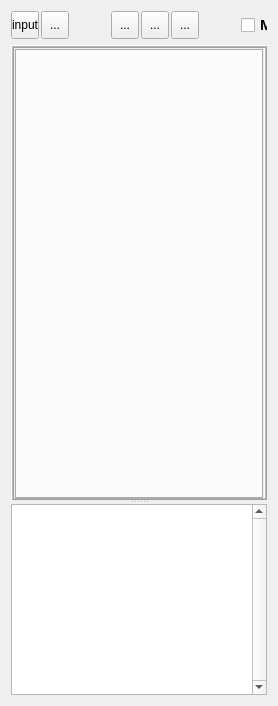
  <widget class="QWidget" name="centralwidget">
   <layout class="QVBoxLayout" name="verticalLayout_2">
    <item>
     <widget class="QFrame" name="frame">
      <property name="minimumSize">
       <size>
        <width>0</width>
        <height>28</height>
       </size>
      </property>
      <property name="maximumSize">
       <size>
        <width>16777215</width>
        <height>28</height>
       </size>
      </property>
      <property name="frameShape">
       <enum>QFrame::NoFrame</enum>
      </property>
      <property name="frameShadow">
       <enum>QFrame::Raised</enum>
      </property>
      <widget class="QToolButton" name="btnInput">
       <property name="geometry">
        <rect>
         <x>0</x>
         <y>0</y>
         <width>28</width>
         <height>28</height>
        </rect>
       </property>
       <property name="focusPolicy">
        <enum>Qt::TabFocus</enum>
       </property>
       <property name="toolTip">
        <string>Left Dock</string>
       </property>
       <property name="layoutDirection">
        <enum>Qt::LeftToRight</enum>
       </property>
       <property name="text">
        <string>input</string>
       </property>
       <property name="icon">
        <iconset resource="ResourceFiles/icons.qrc">
         <normaloff>:/newPrefix/images/input.png</normaloff>:/newPrefix/images/input.png</iconset>
       </property>
       <property name="iconSize">
        <size>
         <width>18</width>
         <height>18</height>
        </size>
       </property>
      </widget>
      <widget class="QToolButton" name="btnOutput">
       <property name="geometry">
        <rect>
         <x>30</x>
         <y>0</y>
         <width>28</width>
         <height>28</height>
        </rect>
       </property>
       <property name="focusPolicy">
        <enum>Qt::TabFocus</enum>
       </property>
       <property name="toolTip">
        <string>Right Dock</string>
       </property>
       <property name="text">
        <string>...</string>
       </property>
       <property name="icon">
        <iconset resource="ResourceFiles/icons.qrc">
         <normaloff>:/newPrefix/images/output.png</normaloff>:/newPrefix/images/output.png</iconset>
       </property>
       <property name="iconSize">
        <size>
         <width>18</width>
         <height>18</height>
        </size>
       </property>
      </widget>
      <widget class="QToolButton" name="btnTop">
       <property name="geometry">
        <rect>
         <x>160</x>
         <y>0</y>
         <width>28</width>
         <height>28</height>
        </rect>
       </property>
       <property name="focusPolicy">
        <enum>Qt::TabFocus</enum>
       </property>
       <property name="toolTip">
        <string>Top View</string>
       </property>
       <property name="text">
        <string>...</string>
       </property>
       <property name="icon">
        <iconset resource="ResourceFiles/icons.qrc">
         <normaloff>:/newPrefix/images/X-Y.png</normaloff>:/newPrefix/images/X-Y.png</iconset>
       </property>
       <property name="iconSize">
        <size>
         <width>22</width>
         <height>22</height>
        </size>
       </property>
      </widget>
      <widget class="QToolButton" name="btnFront">
       <property name="geometry">
        <rect>
         <x>100</x>
         <y>0</y>
         <width>28</width>
         <height>28</height>
        </rect>
       </property>
       <property name="focusPolicy">
        <enum>Qt::TabFocus</enum>
       </property>
       <property name="toolTip">
        <string>Front View</string>
       </property>
       <property name="text">
        <string>...</string>
       </property>
       <property name="icon">
        <iconset resource="ResourceFiles/icons.qrc">
         <normaloff>:/newPrefix/images/Z-X.png</normaloff>:/newPrefix/images/Z-X.png</iconset>
       </property>
       <property name="iconSize">
        <size>
         <width>22</width>
         <height>22</height>
        </size>
       </property>
      </widget>
      <widget class="QToolButton" name="btnSide">
       <property name="geometry">
        <rect>
         <x>130</x>
         <y>0</y>
         <width>28</width>
         <height>28</height>
        </rect>
       </property>
       <property name="focusPolicy">
        <enum>Qt::TabFocus</enum>
       </property>
       <property name="toolTip">
        <string>Side View</string>
       </property>
       <property name="text">
        <string>...</string>
       </property>
       <property name="icon">
        <iconset resource="ResourceFiles/icons.qrc">
         <normaloff>:/newPrefix/images/Z-Y.png</normaloff>:/newPrefix/images/Z-Y.png</iconset>
       </property>
       <property name="iconSize">
        <size>
         <width>22</width>
         <height>22</height>
        </size>
       </property>
      </widget>
      <widget class="QCheckBox" name="btn3D">
       <property name="geometry">
        <rect>
         <x>230</x>
         <y>0</y>
         <width>90</width>
         <height>28</height>
        </rect>
       </property>
       <property name="font">
        <font>
         <family>Arial</family>
         <pointsize>11</pointsize>
         <weight>75</weight>
         <italic>false</italic>
         <bold>true</bold>
         <underline>false</underline>
         <strikeout>false</strikeout>
        </font>
       </property>
       <property name="focusPolicy">
        <enum>Qt::TabFocus</enum>
       </property>
       <property name="toolTip">
        <string>3D Model</string>
       </property>
       <property name="text">
        <string>Model</string>
       </property>
      </widget>
      <widget class="QCheckBox" name="chkBxBeam">
       <property name="geometry">
        <rect>
         <x>325</x>
         <y>0</y>
         <width>90</width>
         <height>29</height>
        </rect>
       </property>
       <property name="font">
        <font>
         <family>Arial</family>
         <pointsize>11</pointsize>
         <weight>75</weight>
         <bold>true</bold>
        </font>
       </property>
       <property name="focusPolicy">
        <enum>Qt::TabFocus</enum>
       </property>
       <property name="toolTip">
        <string>Beam only</string>
       </property>
       <property name="text">
        <string>Beam</string>
       </property>
      </widget>
      <widget class="QCheckBox" name="chkBxCol">
       <property name="geometry">
        <rect>
         <x>420</x>
         <y>0</y>
         <width>90</width>
         <height>29</height>
        </rect>
       </property>
       <property name="font">
        <font>
         <family>Arial</family>
         <pointsize>11</pointsize>
         <weight>75</weight>
         <bold>true</bold>
        </font>
       </property>
       <property name="focusPolicy">
        <enum>Qt::TabFocus</enum>
       </property>
       <property name="toolTip">
        <string>Column only</string>
       </property>
       <property name="text">
        <string>Column</string>
       </property>
      </widget>
      <widget class="QCheckBox" name="chkBxFinplate">
       <property name="geometry">
        <rect>
         <x>510</x>
         <y>0</y>
         <width>90</width>
         <height>29</height>
        </rect>
       </property>
       <property name="font">
        <font>
         <family>Arial</family>
         <pointsize>11</pointsize>
         <weight>75</weight>
         <bold>true</bold>
        </font>
       </property>
       <property name="focusPolicy">
        <enum>Qt::TabFocus</enum>
       </property>
       <property name="toolTip">
        <string>Finplate only</string>
       </property>
       <property name="text">
        <string>Finplate</string>
       </property>
      </widget>
     </widget>
    </item>
    <item>
     <widget class="QSplitter" name="splitter">
      <property name="orientation">
       <enum>Qt::Vertical</enum>
      </property>
      <widget class="QFrame" name="frame_2">
       <property name="minimumSize">
        <size>
         <width>0</width>
         <height>100</height>
        </size>
       </property>
       <property name="frameShape">
        <enum>QFrame::Box</enum>
       </property>
       <property name="frameShadow">
        <enum>QFrame::Raised</enum>
       </property>
       <property name="lineWidth">
        <number>1</number>
       </property>
       <property name="midLineWidth">
        <number>1</number>
       </property>
       <layout class="QVBoxLayout" name="verticalLayout">
        <property name="margin">
         <number>1</number>
        </property>
        <item>
         <widget class="QTabWidget" name="mytabWidget">
          <property name="minimumSize">
           <size>
            <width>0</width>
            <height>450</height>
           </size>
          </property>
          <property name="font">
           <font>
            <pointsize>8</pointsize>
            <weight>75</weight>
            <italic>true</italic>
            <bold>true</bold>
           </font>
          </property>
          <property name="focusPolicy">
           <enum>Qt::NoFocus</enum>
          </property>
          <property name="styleSheet">
           <string notr="true">QTabBar::tab { height: 75px; width: 1px;  }</string>
          </property>
          <property name="tabPosition">
           <enum>QTabWidget::West</enum>
          </property>
          <property name="currentIndex">
           <number>-1</number>
          </property>
         </widget>
        </item>
       </layout>
      </widget>
      <widget class="QTextEdit" name="textEdit">
       <property name="minimumSize">
        <size>
         <width>0</width>
         <height>125</height>
        </size>
       </property>
       <property name="maximumSize">
        <size>
         <width>16777215</width>
         <height>16777215</height>
        </size>
       </property>
       <property name="verticalScrollBarPolicy">
        <enum>Qt::ScrollBarAlwaysOn</enum>
       </property>
       <property name="readOnly">
        <bool>true</bool>
       </property>
       <property name="overwriteMode">
        <bool>true</bool>
       </property>
      </widget>
     </widget>
    </item>
   </layout>
  </widget>
